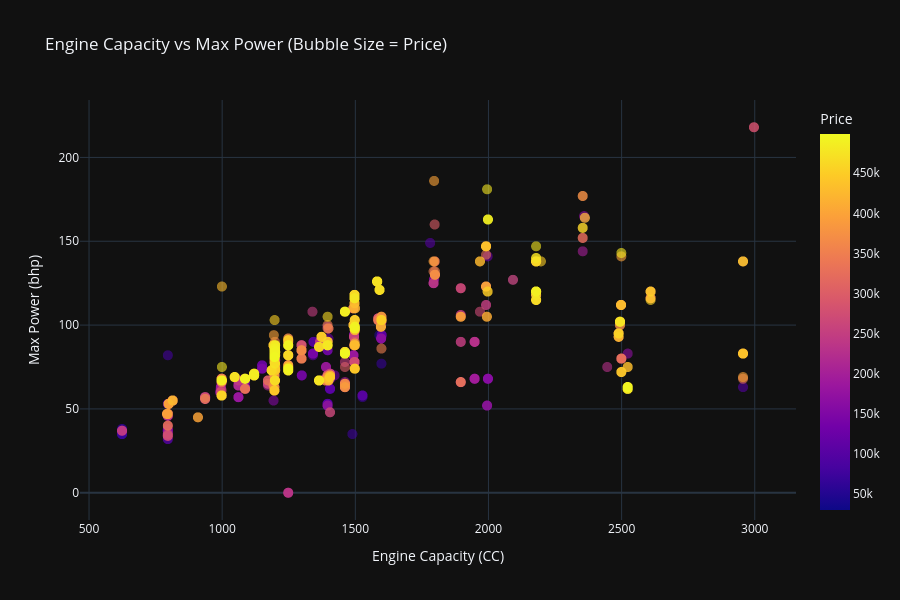

Write notebook code for a chart like this one.
### Code cell
#Max Power vs Engine Capacity (Bubble Chart - size = price) (from v3)
#fig, ax = plt.subplots(figsize=(8, 5))
filtered_cars1=filtered_cars.sort_values(by="Price",ascending=True)

max_power=px.scatter(
    data_frame=filtered_cars1,
    x='Engine', 
    y='Max Power',
    color='Price', 
    size="Price",
    size_max=55,
    hover_name='Car_Name',
    height=600,
    template="plotly_dark",
    opacity=0.6,
    title=('Engine Capacity vs Max Power (Bubble Size = Price)'),
    labels={
        'Engine':"Engine Capacity (CC)",
        'Max Power':'Max Power (bhp)'}
   )

max_power.update_traces(marker=dict(size=10))
max_power.show()

### Figure 1 — Plotly figure (JSON) as saved in the notebook; plotly's stock layout.template omitted (floating-point values rounded to 4 significant figures; data arrays with more than 128 entries replaced by an {"elided": "..."} marker saying what was removed)
{"data": [{"hovertemplate": "<b>%{hovertext}</b><br><br>Engine Capacity (CC)=%{x}<br>Max Power (bhp)=%{y}<br>Price=%{marker.color}<extra></extra>", "hovertext": {"elided": "4445 str values"}, "legendgroup": "", "marker": {"color": {"elided": "4445 int values"}, "coloraxis": "coloraxis", "opacity": 0.6, "size": 10, "sizemode": "area", "sizeref": 165.0, "symbol": "circle"}, "mode": "markers", "name": "", "showlegend": false, "type": "scattergl", "x": {"elided": "4445 int values"}, "xaxis": "x", "y": {"elided": "4445 int values"}, "yaxis": "y"}], "layout": {"coloraxis": {"colorbar": {"title": {"text": "Price"}}, "colorscale": [[0, "#0d0887"], [0.1111, "#46039f"], [0.2222, "#7201a8"], [0.3333, "#9c179e"], [0.4444, "#bd3786"], [0.5556, "#d8576b"], [0.6667, "#ed7953"], [0.7778, "#fb9f3a"], [0.8889, "#fdca26"], [1, "#f0f921"]]}, "height": 600, "legend": {"itemsizing": "constant", "tracegroupgap": 0}, "title": {"text": "Engine Capacity vs Max Power (Bubble Size = Price)"}, "xaxis": {"anchor": "y", "domain": [0, 1], "title": {"text": "Engine Capacity (CC)"}}, "yaxis": {"anchor": "x", "domain": [0, 1], "title": {"text": "Max Power (bhp)"}}}}
